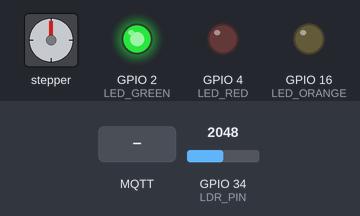
A program run on a simulated ESP32. Parts: stepper motor, output pins drawn as LEDs (lit = HIGH). The test bench sets the inputs (shaded band); at power-on: GPIO 34 (LDR_PIN) = 2048. WiFi joins after 1.5 s; servers stay silent unless stated; no MQTT or app messages arrive unless stated; not simulated (calls return 0 or success): credentials.h; names the files do not define were given values by the test bench: MQTT_PORT = 1883; stepper angles assume 4096 steps per turn; what the program prints to the serial monitor is not drawn.

Above: at 2.7 s.
2.8 s: MQTT message "feed" arrives on the first subscribed topic
At 7.9 s:
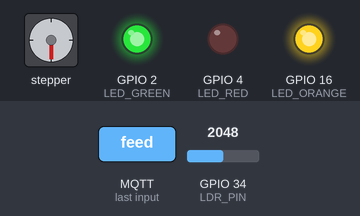
8.2 s: MQTT message "feed" arrives on the first subscribed topic
At 13.3 s:
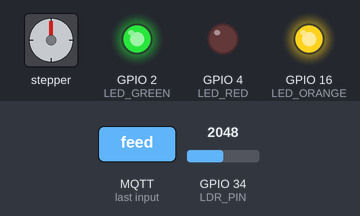
13.6 s: GPIO 34 (LDR_PIN) set to 551
18.3 s: GPIO 34 (LDR_PIN) set to 472
At 23.3 s:
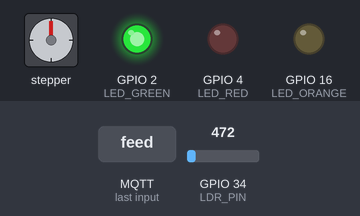
23.6 s: GPIO 34 (LDR_PIN) set to 540
At 28.3 s:
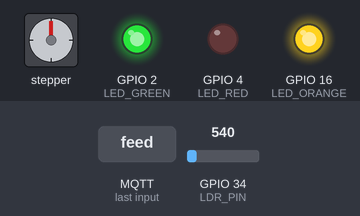
28.6 s: GPIO 34 (LDR_PIN) set to 491
At 32.5 s:
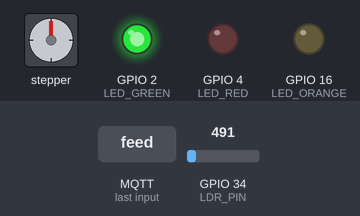
Timing chart, 0 to 34.0 s (numbered marks = the images above; inputs shaded):
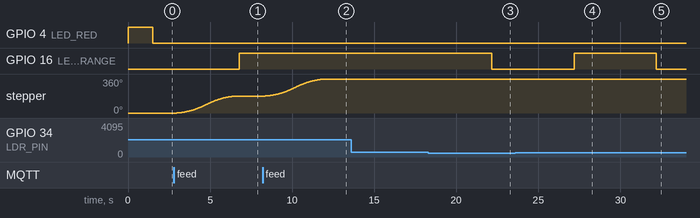

The program:

main.cpp
```cpp
#include <WiFi.h>
#include <PubSubClient.h>
#include <AccelStepper.h>
#include "credentials.h"

// LED pins
#define LED_GREEN  2   // WiFi connected
#define LED_RED    4   // No WiFi
#define LED_ORANGE 16  // Food low

// Stepper pins
#define IN1 12
#define IN2 13
#define IN3 14
#define IN4 15

// LDR pin
#define LDR_PIN 34
#define FOOD_LOW_THRESHOLD 500

AccelStepper stepper(AccelStepper::HALF4WIRE, IN1, IN3, IN2, IN4);

WiFiClient espClient;
PubSubClient client(espClient);
unsigned long lastFoodCheck = 0;

void checkFoodLevel() {
    int ldrValue = analogRead(LDR_PIN);
    Serial.print("LDR value: ");
    Serial.println(ldrValue);

    if (ldrValue > FOOD_LOW_THRESHOLD) {
        digitalWrite(LED_ORANGE, HIGH);
        client.publish("petfeeder/food", "low");
    } else {
        digitalWrite(LED_ORANGE, LOW);
        client.publish("petfeeder/food", "ok");
    }
}

void feedNow() {
    Serial.println("Dispensing food...");
    stepper.move(2048); // one full rotation
    while (stepper.distanceToGo() != 0) {
        stepper.run();
    }
    Serial.println("Done!");
    client.publish("petfeeder/fed", "true");
}

void mqttCallback(char* topic, byte* payload, unsigned int length) {
    String message;
    for (int i = 0; i < length; i++) {
        message += (char)payload[i];
    }
    Serial.print("MQTT message received: ");
    Serial.println(message);

    if (String(topic) == "petfeeder/command" && message == "feed") {
        feedNow();
    }
}

void setLeds(bool wifiOn) {
    digitalWrite(LED_GREEN, wifiOn ? HIGH : LOW);
    digitalWrite(LED_RED,   wifiOn ? LOW : HIGH);
}

void connectWiFi() {
    WiFi.disconnect();
    WiFi.mode(WIFI_STA);
    Serial.print("Connecting to WiFi");
    WiFi.begin(WIFI_SSID, WIFI_PASSWORD);
    while (WiFi.status() != WL_CONNECTED) {
        delay(500);
        Serial.print(".");
    }
    Serial.println(" connected!");
    setLeds(true);
}

void connectMQTT() {
    client.setServer(MQTT_BROKER, MQTT_PORT);
    client.setCallback(mqttCallback);
    while (!client.connected()) {
        if (client.connect("PetFeeder", FLESPI_TOKEN, "", "petfeeder/status", 0, true, "offline")) {
            client.subscribe("petfeeder/command");
            client.publish("petfeeder/status", "online", true);
        } else { delay(1000); }
    }
}

void setup() {
    Serial.begin(115200);

    pinMode(LED_GREEN,  OUTPUT);
    pinMode(LED_RED,    OUTPUT);
    pinMode(LED_ORANGE, OUTPUT);

    // Start with red on (not connected yet)
    setLeds(false);

    stepper.setMaxSpeed(1000);
    stepper.setAcceleration(500);

    connectWiFi();
    connectMQTT();
}

void loop() {
    if (WiFi.status() != WL_CONNECTED) {
        setLeds(false);
        connectWiFi();
        connectMQTT();
    } else if (!client.connected()) {
        setLeds(false);
        connectMQTT();
    }

    if (millis() - lastFoodCheck > 5000) {
    lastFoodCheck = millis();
    checkFoodLevel();
}
    client.loop();
    stepper.run();
}
```

Measured:
- the behaviour switches between 501 and 500 on GPIO 34 (LDR_PIN) (found by bisection; images 2 and 3)
- after the input at 2.8 s, GPIO 16 (LED_ORANGE): LOW → HIGH after 4.0 s instead of 2.2 s; stepper: turns 180° clockwise in 3.8 s, starting after 0.16 s
- after the input at 8.2 s, stepper: turns 180° clockwise in 3.8 s, starting after 0.16 s
- after the input at 13.6 s, every drawn part: stays the same
- after the input at 18.3 s, GPIO 16 (LED_ORANGE): HIGH → LOW after 3.9 s
- after the input at 23.6 s, GPIO 16 (LED_ORANGE): LOW → HIGH after 3.6 s
- after the input at 28.6 s, GPIO 16 (LED_ORANGE): HIGH → LOW after 3.6 s
